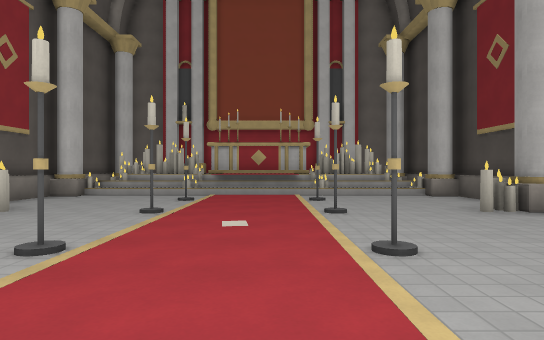
View 1 (above)

16 first-person views from a walk through a 3-D level made in the Godot game engine. The camera is 1.3 m above the floor, looks level and sees 75° across. The floor is counted in squares, 1.8 m on a side. Each view is taken from the middle of a square. On the plan, view 1 faces up. The plan holds only what a view shows up to about 11 squares ahead; the rest is blank. Surface patterns are stand-ins for the level's own textures.

View 2
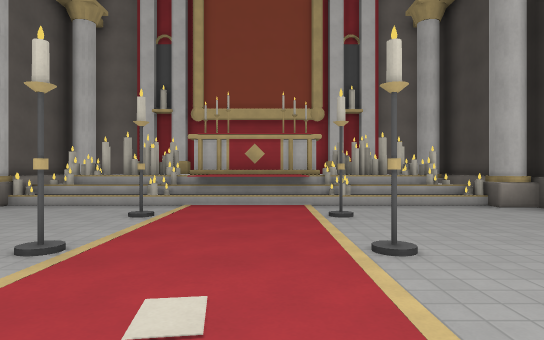

View 3
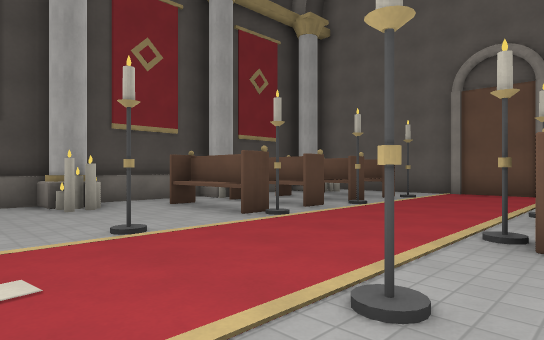

View 4
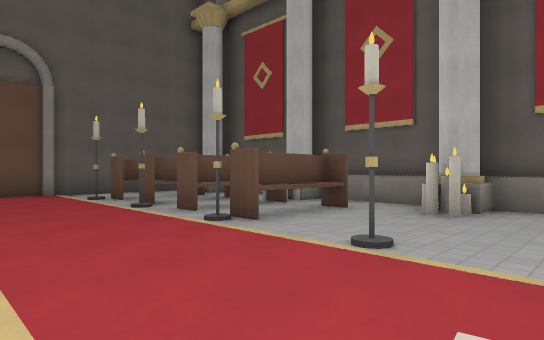

View 5
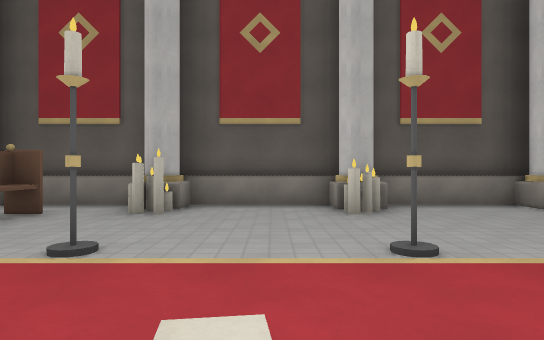

View 6
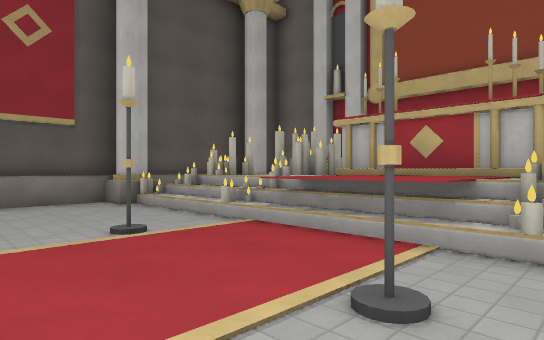

View 7
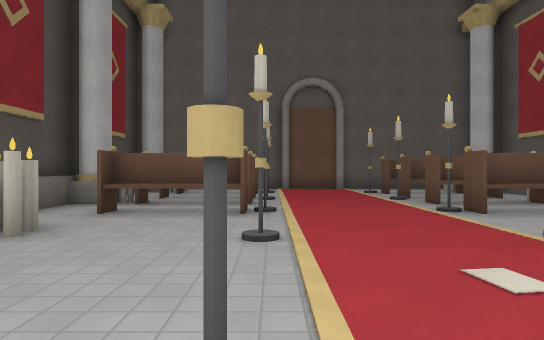

View 8
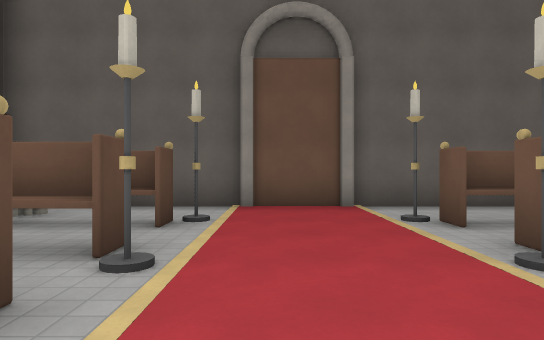

View 9
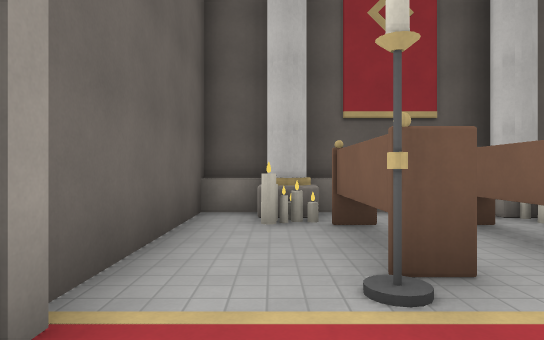

View 10
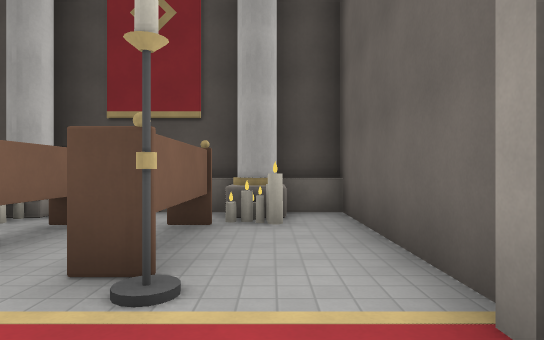

View 11
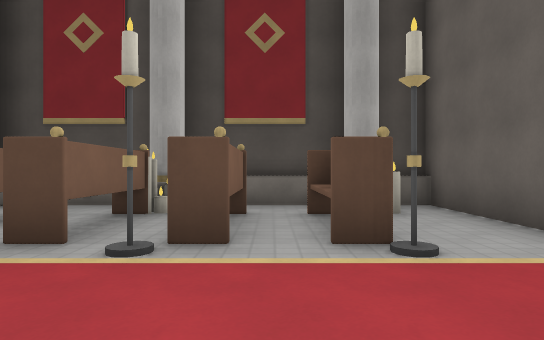

View 12
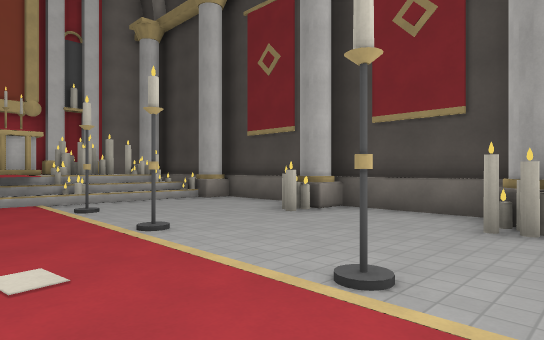

View 13
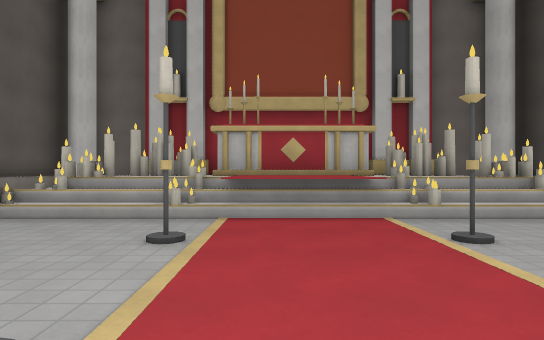

View 14
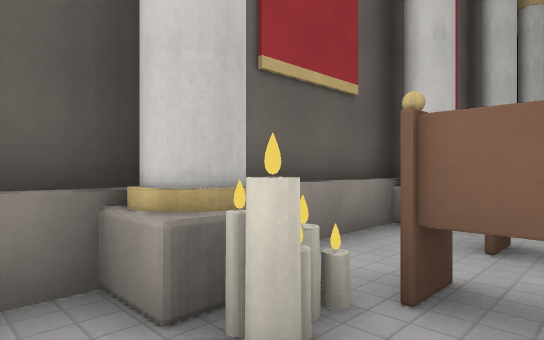

View 15
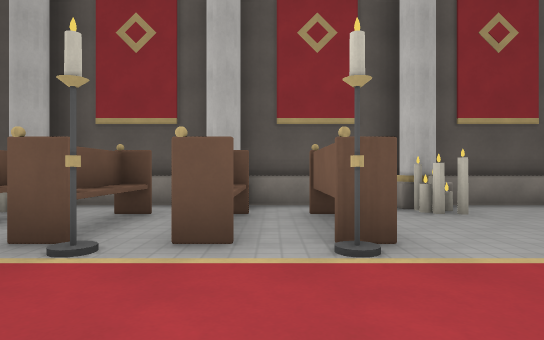

View 16
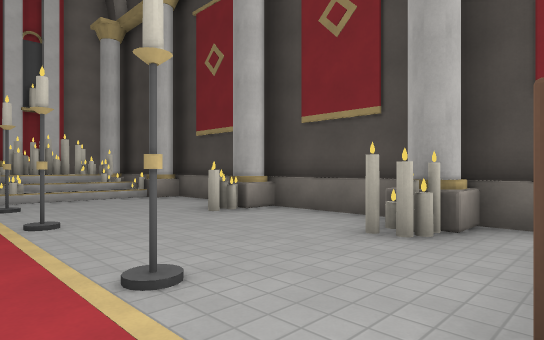

### Floor plan
Key: @ floor where view 1 was taken; # wall or solid block; . main floor; : floor 1 m higher than the main floor; / step, stairs or slope; D closed door; = window, fence, low wall or low ledge; ^ raised ledge.
Columns run from 7 left of view 1 to 6 right of it. Each row starts with its distance up from view 1.
 16  ##        ##
 15  ^#        # #
 14 #^##########^#
 13 #^###::::###^#
 12 #^##::::::##^#
 11 #^=//=::=//=^#
 10 #^..........^#
  9 #....#..#....#
  8 #............#
  7 ###........###
  6 #....#..#....#
  5 #............#
  4 #............#
  3 ##=..#..#..=##
  2 #............#
  1 #..##....##..#
  0 #......@.....#
 -1 ####^....^####
 -2 #..##....##..#
 -3 #............#
 -4 #.###....###.#
 -5 ##=........=##
 -6 #.....DD.....#
 -7 ##############

Positions as (right, up) in squares from view 1, and headings:
1: (0, 0), facing up
2: (0, 3), facing up
3: (-3, 5), facing down-right
4: (1, 5), facing down-left
5: (1, 5), facing left
6: (2, 7), facing up-left
7: (1, 7), facing down
8: (0, 1), facing down
9: (0, -5), facing left
10: (-1, -5), facing right
11: (-2, -3), facing right
12: (-1, 2), facing up-right
13: (-1, 5), facing up
14: (-4, -6), facing up-left
15: (1, 0), facing left
16: (0, 1), facing up-right
